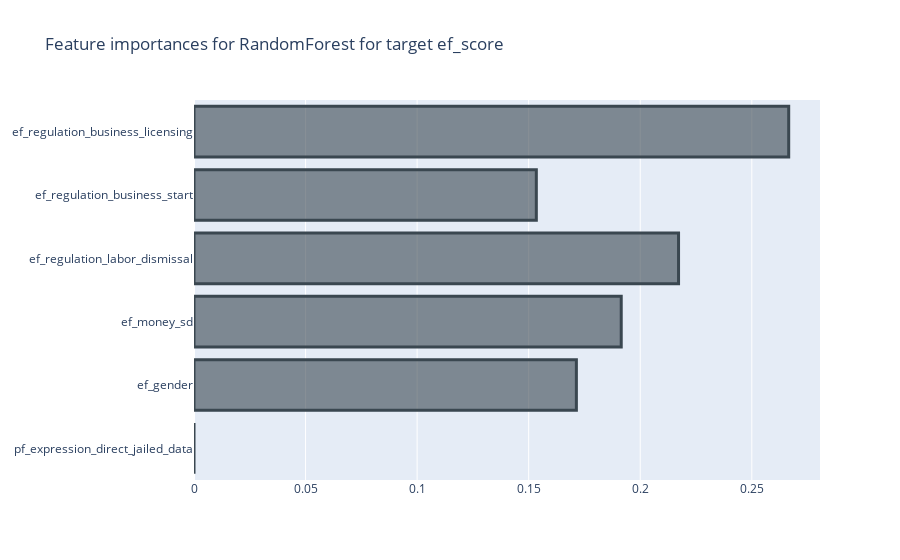
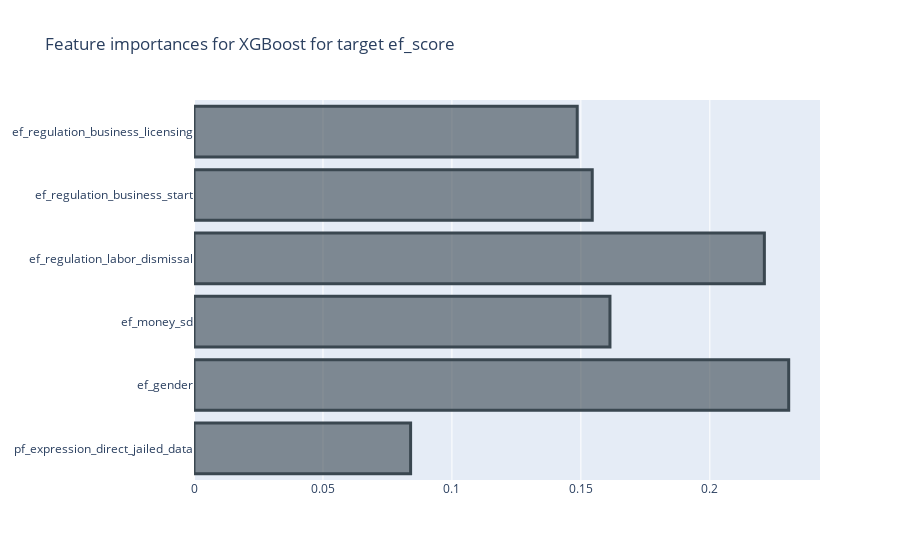
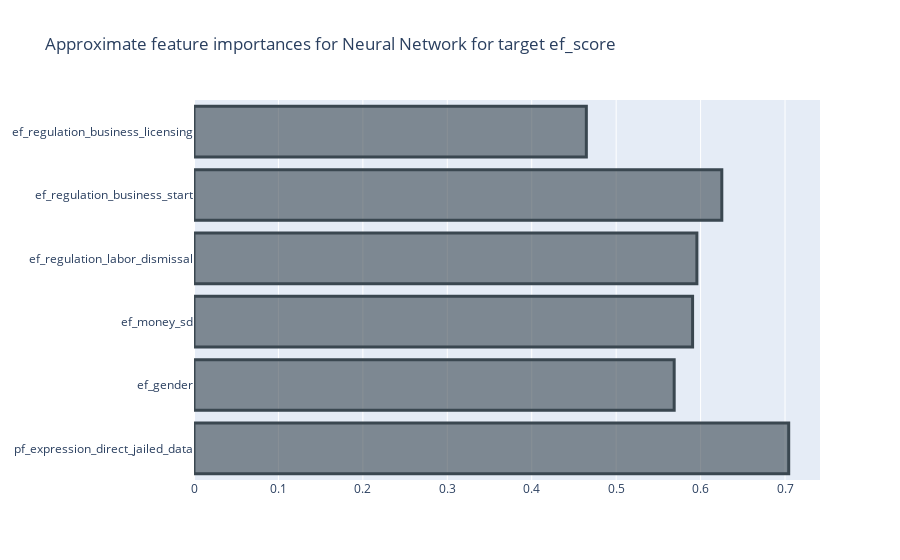
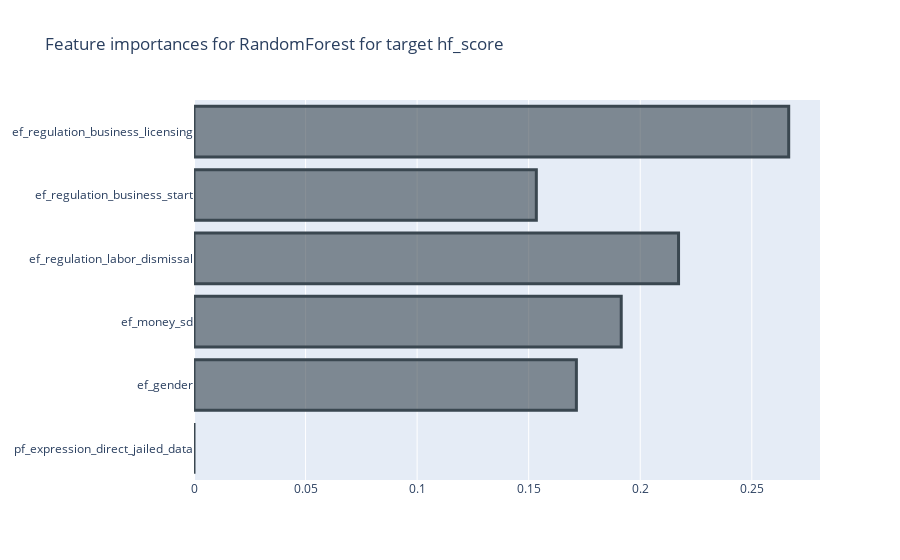

The code cell stored with these charts, in order, in its notebook:
### Code cell
skf = StratifiedKFold(n_splits=5)

# With stratified sampling
best_models_rf_stratified, best_models_xgb_stratified, best_models_nn_stratified = model(X_strat_train, X_strat_test, y_strat_train, y_strat_test, selected_features_dict_stratified, cv =skf)

### Figure 1 — Plotly figure (JSON) as saved in the notebook; plotly's stock layout.template omitted (floating-point values rounded to 4 significant figures)
{"data": [{"marker": {"color": "rgba(58, 71, 80, 0.6)", "line": {"color": "rgba(58, 71, 80, 1.0)", "width": 3}}, "orientation": "h", "type": "bar", "x": [0, 0.1714, 0.1915, 0.2172, 0.1534, 0.2665], "y": ["pf_expression_direct_jailed_data", "ef_gender", "ef_money_sd", "ef_regulation_labor_dismissal", "ef_regulation_business_start", "ef_regulation_business_licensing"]}], "layout": {"title": {"text": "Feature importances for RandomForest for target ef_score"}}}

### Figure 2 — Plotly figure (JSON) as saved in the notebook; plotly's stock layout.template omitted (floating-point values rounded to 4 significant figures)
{"data": [{"marker": {"color": "rgba(58, 71, 80, 0.6)", "line": {"color": "rgba(58, 71, 80, 1.0)", "width": 3}}, "orientation": "h", "type": "bar", "x": [0.08399, 0.2306, 0.1613, 0.2211, 0.1544, 0.1486], "y": ["pf_expression_direct_jailed_data", "ef_gender", "ef_money_sd", "ef_regulation_labor_dismissal", "ef_regulation_business_start", "ef_regulation_business_licensing"]}], "layout": {"title": {"text": "Feature importances for XGBoost for target ef_score"}}}

### Figure 3 — Plotly figure (JSON) as saved in the notebook; plotly's stock layout.template omitted (floating-point values rounded to 4 significant figures)
{"data": [{"marker": {"color": "rgba(58, 71, 80, 0.6)", "line": {"color": "rgba(58, 71, 80, 1.0)", "width": 3}}, "orientation": "h", "type": "bar", "x": [0.7043, 0.5687, 0.5905, 0.5956, 0.6251, 0.4647], "y": ["pf_expression_direct_jailed_data", "ef_gender", "ef_money_sd", "ef_regulation_labor_dismissal", "ef_regulation_business_start", "ef_regulation_business_licensing"]}], "layout": {"title": {"text": "Approximate feature importances for Neural Network for target ef_score"}}}

### Figure 4 — Plotly figure (JSON) as saved in the notebook; plotly's stock layout.template omitted (floating-point values rounded to 4 significant figures)
{"data": [{"marker": {"color": "rgba(58, 71, 80, 0.6)", "line": {"color": "rgba(58, 71, 80, 1.0)", "width": 3}}, "orientation": "h", "type": "bar", "x": [0, 0.1714, 0.1915, 0.2172, 0.1534, 0.2665], "y": ["pf_expression_direct_jailed_data", "ef_gender", "ef_money_sd", "ef_regulation_labor_dismissal", "ef_regulation_business_start", "ef_regulation_business_licensing"]}], "layout": {"title": {"text": "Feature importances for RandomForest for target hf_score"}}}
